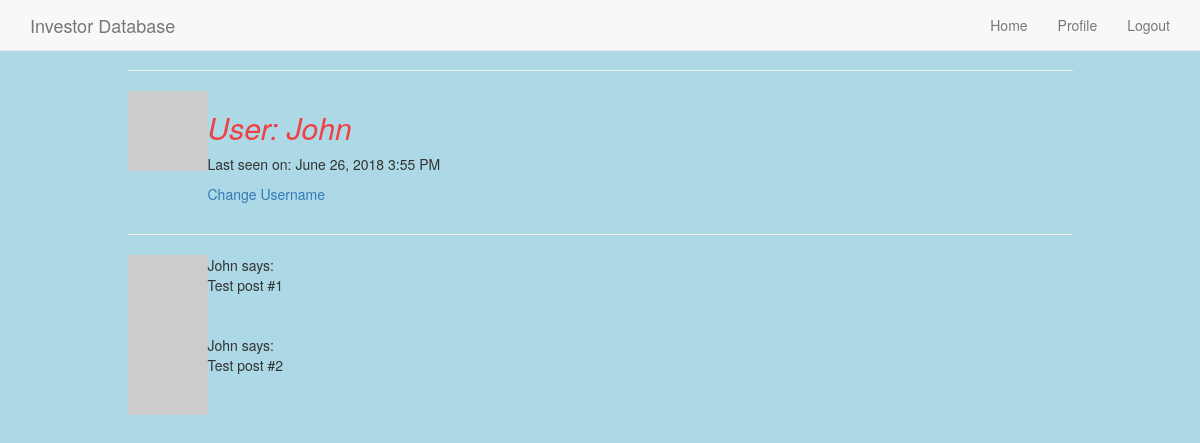
Page /user/John (signed in) on the earlier database version.
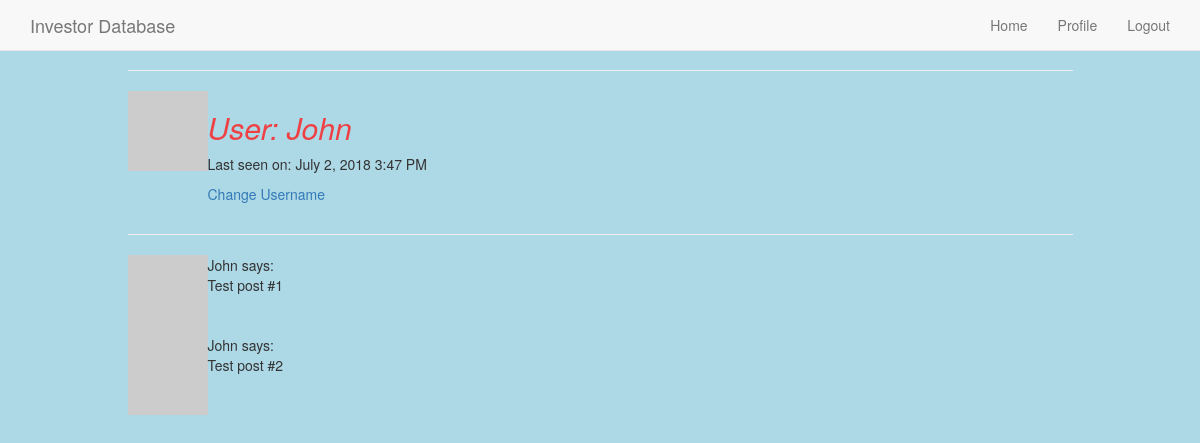
Same page on the later database version.
### app/models.py (models this page shows, shortened)
class User(UserMixin,db.Model):
    id = db.Column(db.Integer, primary_key=True)
    username = db.Column(db.String(64), index=True, unique=True)
    email = db.Column(db.String(120), index=True, unique=True)
    password_hash = db.Column(db.String(128))
    posts = db.relationship('Post', backref='author', lazy='dynamic')
    last_seen = db.Column(db.DateTime, default=datetime.utcnow)
    access = db.Column(db.Integer, default = 1)
    def avatar(self, size):
        digest = md5(self.email.lower().encode('utf-8')).hexdigest()
        return 'https://www.gravatar.com/avatar/{}?d=identicon&s={}'.format(digest, size)

### app/routes.py (the view)
@app.route('/user/<username>')
@login_required
def user(username):
  user = User.query.filter_by(username=username).first_or_404()
  posts = [
      {'author': user, 'body': 'Test post #1'},
      {'author': user, 'body': 'Test post #2'}
  ]
  return render_template('user.html', user=user, posts=posts)

### app/models.py (called while the page is built)
@login.user_loader
def load_user(id):
    return User.query.get(int(id))

### app/routes.py (called while the page is built)
@app.before_request
def before_request():
    if current_user.is_authenticated:
        current_user.last_seen = datetime.utcnow()
        db.session.commit()

### app/templates/user.html
{% extends "base.html" %}
{% block app_content %}
	<table>
        <tr valign="top">
            <td><img src="{{ user.avatar(80) }}"></td>
            <td><h2 style="color:rgba(255, 26, 26, 0.8)"><i>User: {{ user.username }}</i></h2>
            {% if user.last_seen %}<p>Last seen on: {{ moment(user.last_seen).format('LLL') }}</p>{% endif %}
            {% if user == current_user %}
                <p><a href="{{ url_for('edit_profile') }}">Change Username</a></p>
     		{% endif %}</td>
        </tr>
    </table>
    <hr>
    {% for post in posts %}
    <table>
        <tr valign="top">
            <td><img src="{{ post.author.avatar(36) }}"></td>
            <td>{{ post.author.username }} says:<br>{{ post.body }}</td>
        </tr>
    </table>
    {% endfor %}
{% endblock %}

### app/templates/base.html (shortened to what this page needs)
{% extends 'bootstrap/base.html' %}
{% block navbar %}
      <nav class="navbar navbar-default navbar-fixed-top topnav" role="navigation">
        <div class="container topnav">
          <div class="navbar-header">
              <a class="navbar-brand topnav" href="{{ url_for('index') }}">Investor Database</a>
          </div>
          <div class="collapse navbar-collapse" id="bs-example-navbar-collapse-1">
              <ul class="nav navbar-nav navbar-right">
                  <li><a href="{{ url_for('index') }}">Home</a></li>
                  {%if current_user.is_anonymous %}
                  <li><a href="{{ url_for('login') }}">Login</a></li>
                  {% else %}
                  <li><a href="{{ url_for('user', username=current_user.username) }}" title="View Profile">Profile</a></li>
                  <li><a href="{{ url_for('logout') }}">Logout</a></li>
                  {% endif %}
              </ul>
          </div>
        </div>
    </nav>
{% endblock %}
{% block content %}
  <body style="background-color: lightblue">
    <div class="container">
      <div class="row">
          <div class="col-lg-10 col-lg-offset-1" style="padding-top: 50px;">
            <hr>
            {% block app_content %}{% endblock %}
          </div>
        </div>
      </div>
  </body>
{% endblock %}

Differences in the rows shown:
changed User "John": last_seen "June 26, 2018 3:55 PM" → "July 2, 2018 3:47 PM"
